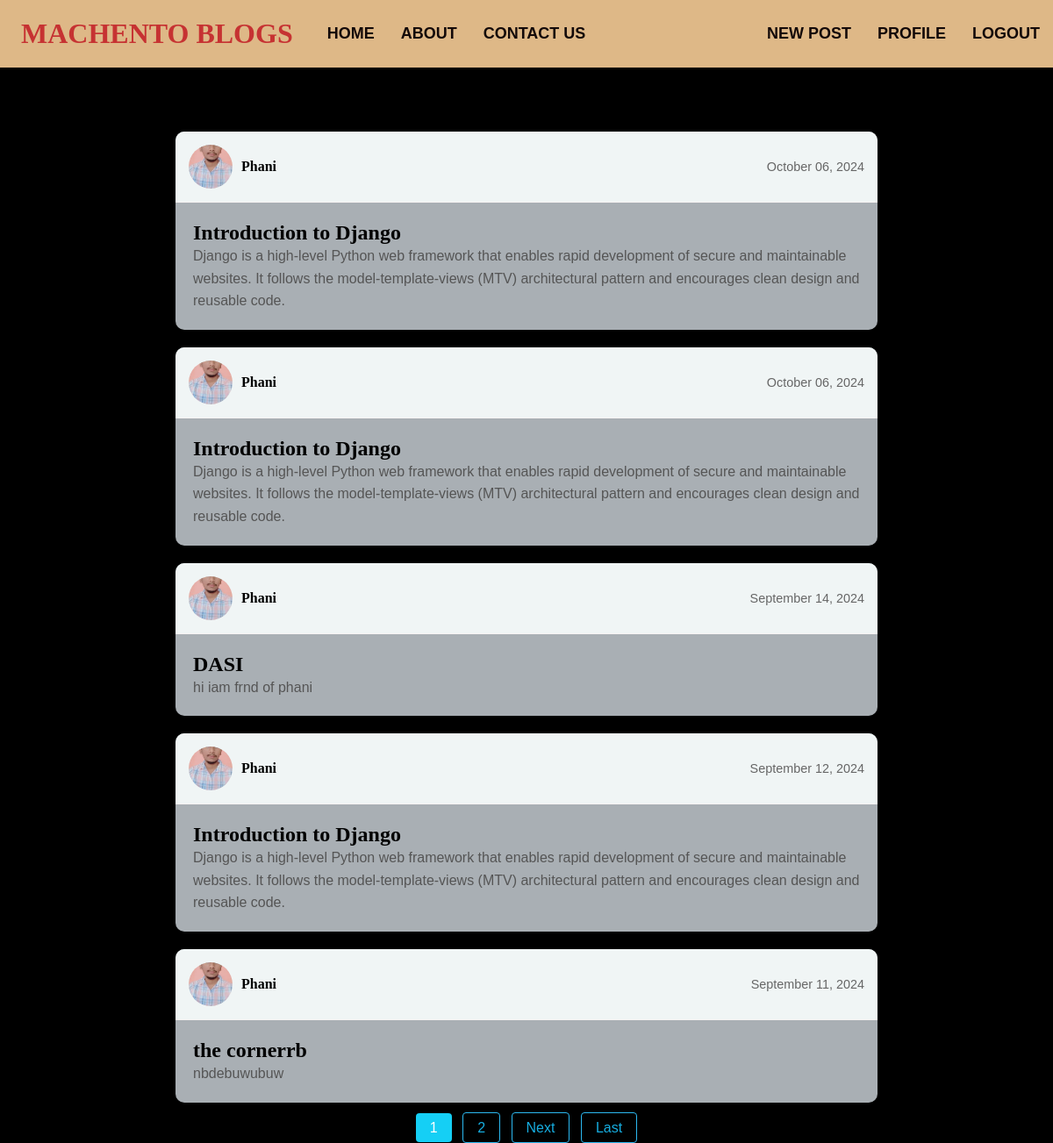
The app's page / (signed in) with its own data.
### blog/models.py (models this page shows, shortened)
class post(models.Model):
    title = models.CharField(max_length=100)
    content = models.TextField()
    date_posted = models.DateTimeField(default = timezone.now)
    author = models.ForeignKey(User, on_delete = models.CASCADE)

### user/models.py (models this page shows, shortened)
class Profile(models.Model):
    user = models.OneToOneField(User, on_delete=models.CASCADE)
    image = models.ImageField(default='default.jpg', upload_to='profile_pics')

### blog/views.py (the view)
# urls.py: path('', PostListView.as_view(), name='blog-home'),
class PostListView(ListView):
    model = post
    template_name = 'blog/home.html'  # <app>/<model>_<viewtype>.html
    context_object_name = 'posts'
    ordering = ['-date_posted']
    paginate_by = 5

### blog/templates/blog/home.html (shortened to what this page needs)
{% extends 'blog/base.html' %}
{% block content %}
  {% for post in posts %}
    <div class = "blog-post">
      <div class = "post-header">
        <div class = "user-info">
          <img src = "{{ user.profile.image.url }}" alt = "User Image" class = "user-image">
          <span class = "user-name"><b>{{ post.author }}</b></span>
        </div>
        <div class = "post-date">
          <p>{{ post.date_posted|date:"F d, Y" }}</p>
        </div>
      </div>
      <div class = "post-content">
        <h2><a href = "{% url 'post-detail' post.id %}" >{{ post.title }}</a></h2>
        <p>{{ post.content }}</p>
      </div>
    </div>
  {% endfor %}
  <div class="pagination">
    {% if is_paginated %}
      {% for num in page_obj.paginator.page_range %}
        {% if page_obj.number == num %}
          <a class="btn-info">{{ num }}</a>
        {% elif num > page_obj.number|add:-3 and num < page_obj.number|add:3 %}
          <a href="?page={{ num }}">{{ num }}</a>
        {% endif %}
      {% endfor %}
      {% if page_obj.has_next %}
        <a href="?page={{ page_obj.next_page_number }}">Next</a>
        <a href="?page={{ page_obj.paginator.num_pages }}">Last</a>
      {% endif %}
    {% endif %}
  </div>
{% endblock %}

### blog/templates/blog/base.html (shortened to what this page needs)
{% load static %}
<!DOCTYPE html>
<html lang="en">
<head>
  <link rel="stylesheet" href="{% static 'blog/main.css' %}">
</head>
<body>
  <nav>
    <ul>
      <li>  <b href="{% url 'blog-home' %}">MACHENTO BLOGS</b>  </li>
      <li>  <a href="{% url 'blog-home' %}">HOME</a>  </li>
      <li>  <a href="{% url 'blog-about' %}">ABOUT</a>  </li>
      <li>  <a href="{% url 'blog-contact' %}">CONTACT US</a>  </li>
      {% if user.is_authenticated %}
        <li style="margin-left: auto;"><a href = "{% url 'post-create' %}">NEW POST</a> </li>
        <li><a href="{% url 'profile' %}">PROFILE</a>  </li>
        <li><a href="{% url 'login' %}">LOGOUT</a></li>
      {% else %}
        <li style="margin-left: auto;">  <a href="{% url 'login' %}">LOGIN</a>  </li>
        <li>  <a href="{% url 'register' %}">REGISTER</a></li>
      {% endif %}
    </ul>
  </nav>
  <div class ="content">
    {% block content %}
    {% endblock %}
  </div>
</body>
</html>

### blog/static/blog/main.css (style rules this page uses)
* { padding: 0; margin: 0; box-sizing: border-box; }
body { font-family: 'Franklin Gothic Medium', 'Arial Narrow', Arial, sans-serif; background-color: black; }
nav { background-color: burlywood; color: rgb(236, 227, 217); padding: 20px 0; width: 100%; position: fixed; top: 0; left: 0; z-index: 1000; }
nav ul { display: flex; justify-content: center; list-style-type: none; margin: 0; padding: 0; align-items: center; }
nav ul li b { color: rgb(198, 50, 50); font-family: serif; font-size: xx-large; font-weight: bold; padding: 0 24px; }
nav ul li a { color: rgb(19, 9, 9); font-size: large; font-weight: bold; text-decoration: none; padding: 0 15px; }
.content { margin-top: 150px; color: white; }

### blog/templates/blog/home.html (style rules this page uses)
.blog-post { background-color: rgba(240, 248, 255, 0.705); border-radius: 10px; box-shadow: 0 4px 8px rgba(0, 0, 0, 0.1); overflow: hidden; margin: 20px auto; max-width: 800px; }
.post-header { display: flex; justify-content: space-between; align-items: center; padding: 15px; background-color: rgb(240, 245, 245); border-bottom: 1px solid #f5f2f2; }
.user-info { display: flex; align-items: center; }
.user-image { border-radius: 50%; width: 50px; height: 50px; object-fit: cover; margin-right: 10px; }
.user-name { font-family:Cambria, Cochin, Georgia, Times, 'Times New Roman', serif; font-weight: bold; color:black; text-transform: capitalize; }
.post-date p { font-size: 0.9em; color: #666; margin: 0; }
.post-content { padding: 20px; }
.post-content h2 a { font-family: 'Times New Roman', Times, serif; margin-top: 0; color: #010101; text-decoration: none; }
.post-content p { color: #555; line-height: 1.6; }
.pagination { text-align: center; margin-top: 20px; }
.pagination a { padding: 8px 16px; margin: 4px; border-radius: 4px; border: 1px solid #2cb9f1; color: #16aee1; text-decoration: none; transition: 0.3s; }
.pagination a:hover, .pagination .btn-info { background-color: #15cff5; color: white; border: none; }

### records on screen
post: profile.image (picture), author "Phani", date_posted "October 06, 2024", title "Introduction to Django", content "Django is a high-level Python web framework that enables rapid development of secure and maintainable websites. It follows the model-template-views (MTV) architectural pattern and encourages clean design and reusable code."
post: profile.image (picture), author "Phani", date_posted "October 06, 2024", title "Introduction to Django", content "Django is a high-level Python web framework that enables rapid development of secure and maintainable websites. It follows the model-template-views (MTV) architectural pattern and encourages clean design and reusable code."
post: profile.image (picture), author "Phani", date_posted "September 14, 2024", title "DASI", content "hi iam frnd of phani"
post: profile.image (picture), author "Phani", date_posted "September 12, 2024", title "Introduction to Django", content "Django is a high-level Python web framework that enables rapid development of secure and maintainable websites. It follows the model-template-views (MTV) architectural pattern and encourages clean design and reusable code."
post: profile.image (picture), author "Phani", date_posted "September 11, 2024", title "the cornerrb", content "nbdebuwubuw"

### other values on screen
{{ num }} "1"
{{ num }} "2"
